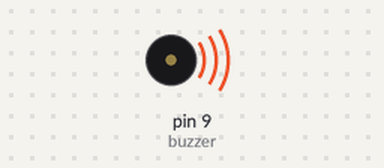
Bench run of a sketch on a simulated Arduino Uno, built with avr-gcc and run on an emulated ATmega328P. On the bench: buzzer (waves = sounding, pin HIGH).

Above: at 0.3 s.
Timing chart, 0 to 3.0 s (numbered marks = the images above):
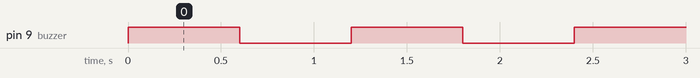

Measured:
- by itself, pin 9 (buzzer): alternates HIGH for 0.60 s and LOW for 0.60 s

The sketch:

Buzzer.ino
```cpp
#define buzzer 9
void setup() {
  // put your setup code here, to run once:
  pinMode(buzzer,OUTPUT);
}

void loop() {
  // put your main code here, to run repeatedly:
  digitalWrite(buzzer, HIGH);
  delay(600);
  digitalWrite(buzzer, LOW);
  delay(600);
}
```
